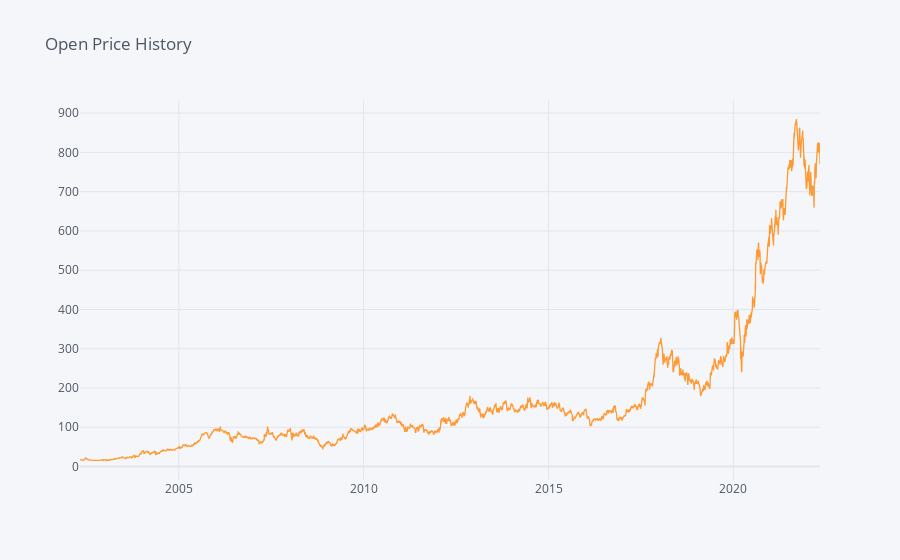

Notebook code cell kept with this figure:
### Code cell
Tata_df["Open"].iplot(kind = 'line',title = 'Open Price History')

### Figure 1 — Plotly figure (JSON) as saved in the notebook; plotly's stock layout.template omitted (floating-point values rounded to 4 significant figures; data arrays with more than 128 entries replaced by an {"elided": "..."} marker saying what was removed)
{"data": [{"line": {"color": "rgba(255, 153, 51, 1.0)", "dash": "solid", "shape": "linear", "width": 1.3}, "mode": "lines", "name": "Open", "text": "", "type": "scatter", "x": {"elided": "4974 str values"}, "y": {"elided": "4974 float values"}}], "layout": {"legend": {"bgcolor": "#F5F6F9", "font": {"color": "#4D5663"}}, "paper_bgcolor": "#F5F6F9", "plot_bgcolor": "#F5F6F9", "title": {"font": {"color": "#4D5663"}, "text": "Open Price History"}, "xaxis": {"gridcolor": "#E1E5ED", "showgrid": true, "tickfont": {"color": "#4D5663"}, "title": {"font": {"color": "#4D5663"}, "text": ""}, "zerolinecolor": "#E1E5ED"}, "yaxis": {"gridcolor": "#E1E5ED", "showgrid": true, "tickfont": {"color": "#4D5663"}, "title": {"font": {"color": "#4D5663"}, "text": ""}, "zerolinecolor": "#E1E5ED"}}}
